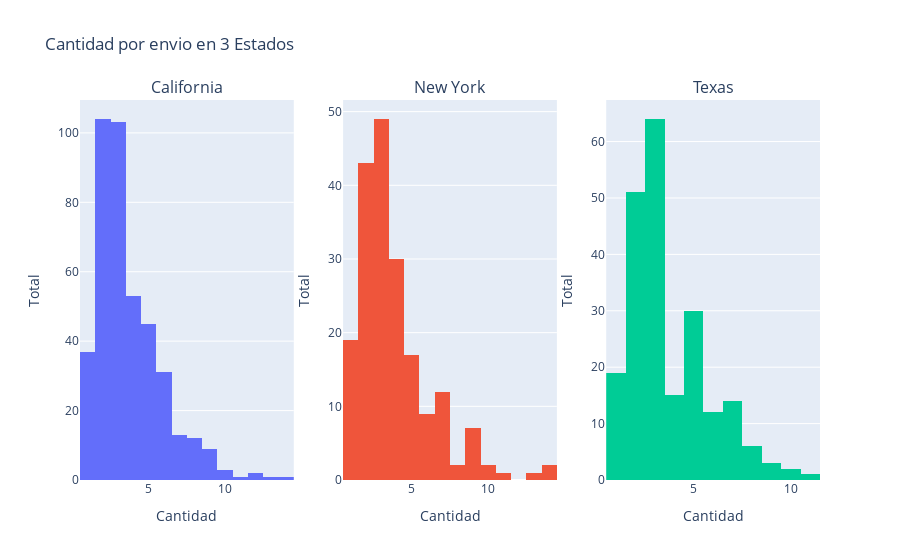

Notebook source saved alongside this figure:
### Code cell
df_california = df[df['State'] == 'California']
df_new_york = df[df['State'] == 'New York']
df_texas = df[df['State'] == 'Texas']

trace1 = go.Histogram(x=df_california['Quantity'], name='California')
trace2 = go.Histogram(x=df_new_york['Quantity'], name='New York')
trace3 = go.Histogram(x=df_texas['Quantity'], name='Texas')


fig = make_subplots(rows=1, cols=3,subplot_titles=('California', 'New York', 'Texas'))

fig.add_trace(trace1,1,1)
fig.add_trace(trace2,1,2)
fig.add_trace(trace3,1,3)

fig.update_layout(title_text='Cantidad por envio en 3 Estados', showlegend=False)
fig.update_xaxes(title_text='Cantidad')
fig.update_yaxes(title_text='Total')

fig.show()

### Figure 1 — Plotly figure (JSON) as saved in the notebook; plotly's stock layout.template omitted (floating-point values rounded to 4 significant figures; data arrays with more than 128 entries replaced by an {"elided": "..."} marker saying what was removed)
{"data": [{"name": "California", "type": "histogram", "x": {"elided": "415 int values"}, "xaxis": "x", "yaxis": "y"}, {"name": "New York", "type": "histogram", "x": {"elided": "194 int values"}, "xaxis": "x2", "yaxis": "y2"}, {"name": "Texas", "type": "histogram", "x": {"elided": "217 int values"}, "xaxis": "x3", "yaxis": "y3"}], "layout": {"annotations": [{"font": {"size": 16}, "showarrow": false, "text": "California", "x": 0.1444, "xanchor": "center", "xref": "paper", "y": 1, "yanchor": "bottom", "yref": "paper"}, {"font": {"size": 16}, "showarrow": false, "text": "New York", "x": 0.5, "xanchor": "center", "xref": "paper", "y": 1, "yanchor": "bottom", "yref": "paper"}, {"font": {"size": 16}, "showarrow": false, "text": "Texas", "x": 0.8556, "xanchor": "center", "xref": "paper", "y": 1, "yanchor": "bottom", "yref": "paper"}], "showlegend": false, "title": {"text": "Cantidad por envio en 3 Estados"}, "xaxis": {"anchor": "y", "domain": [0, 0.2889], "title": {"text": "Cantidad"}}, "xaxis2": {"anchor": "y2", "domain": [0.3556, 0.6444], "title": {"text": "Cantidad"}}, "xaxis3": {"anchor": "y3", "domain": [0.7111, 1], "title": {"text": "Cantidad"}}, "yaxis": {"anchor": "x", "domain": [0, 1], "title": {"text": "Total"}}, "yaxis2": {"anchor": "x2", "domain": [0, 1], "title": {"text": "Total"}}, "yaxis3": {"anchor": "x3", "domain": [0, 1], "title": {"text": "Total"}}}}
